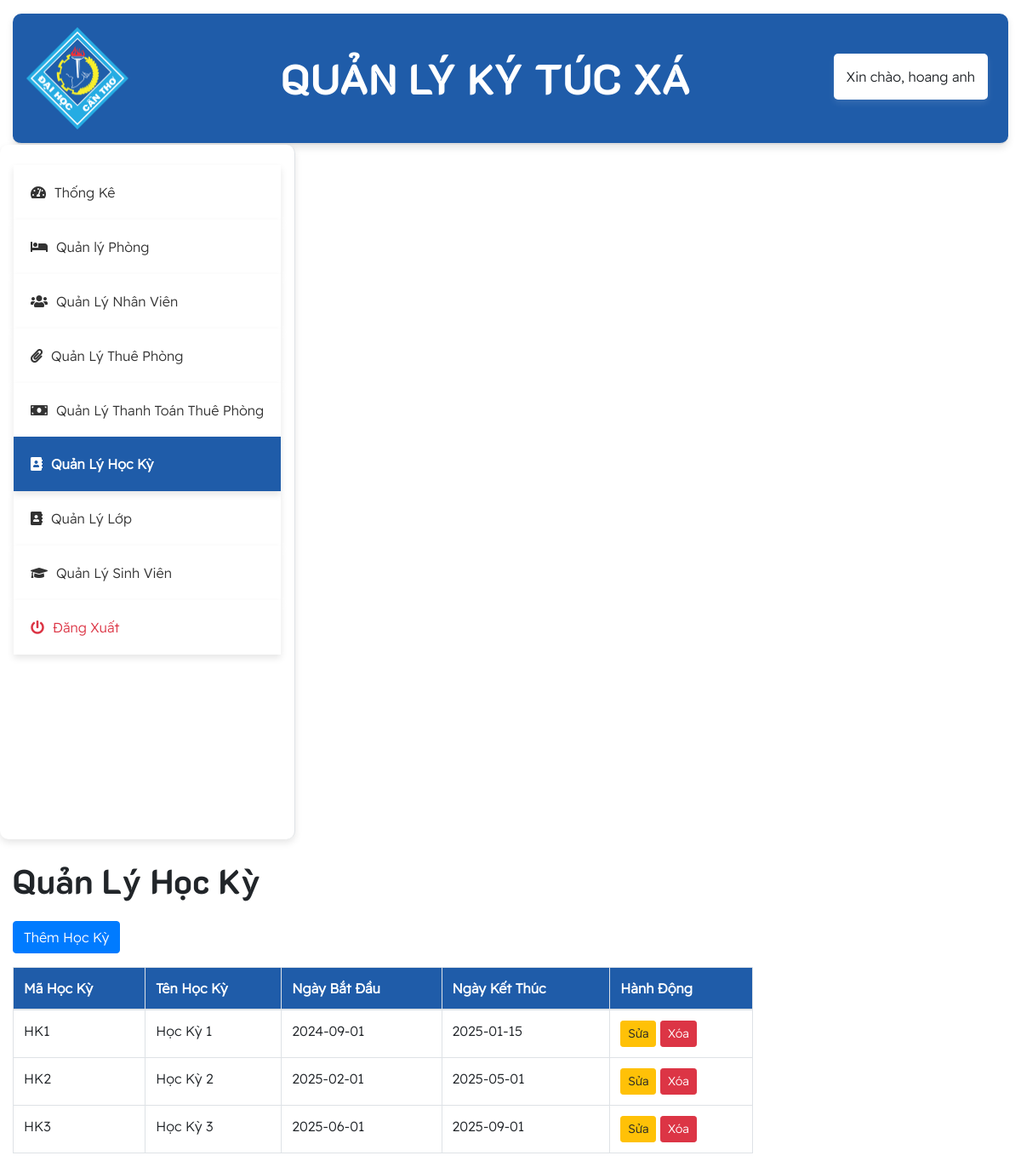
Page /hocky (signed in) on the committed database.
### tables this page shows
CREATE TABLE `hoc_ky` (
  `ma_hoc_ky` varchar(10) NOT NULL,
  `ten_hoc_ky` varchar(100) DEFAULT NULL,
  `bat_dau` date DEFAULT NULL,
  `ket_thuc` date DEFAULT NULL,
  PRIMARY KEY (`ma_hoc_ky`)
);

### app/controllers/HocKyController.php (called while the page is built, shortened)
<?php
class HocKyController
{
    private $hocKyModel;
    public function __construct($pdo)
    {
        $this->hocKyModel = new HocKy($pdo);
    }
    public function index()
    {
        $hocKys = $this->hocKyModel->getAll();
        include '../app/views/HocKy/index.php';
    }
}

### app/models/HocKy.php (called while the page is built, shortened)
<?php
class HocKy
{
    public ?PDO $db;
    public function __construct(?PDO $pdo)
    {
        $this->db = $pdo;
    }
    public function getAll(): array
    {
        $stmt = $this->db->query("SELECT * FROM Hoc_Ky");
        return $stmt->fetchAll(PDO::FETCH_ASSOC);
    }
}

### app/views/HocKy/index.php (the view, shortened to what this page needs)
<!DOCTYPE html>
<html lang="en">
<head>
    <link href="https://stackpath.bootstrapcdn.com/bootstrap/4.5.2/css/bootstrap.min.css" rel="stylesheet">
    <link rel="stylesheet" href="https://cdnjs.cloudflare.com/ajax/libs/font-awesome/5.15.4/css/all.min.css">
    <link rel="stylesheet" type="text/css" href="style.css">
</head>
<body>
    <div class="container-fluid mt-3">
        <div class="row">
            <div class="col-md-12">
                <?php include '../app/views/header.php'; ?>
            </div>
        </div>
        <div class="row">
            <div>
                <?php include '../app/views/nav.php'; ?>
            </div>
            <div class="col-md-9">
                <div class="content mt-4">
                    <h1 class="mb-4">Quản Lý Học Kỳ</h1>
                    <a href="/hocky/create" class="btn btn-primary mb-3">Thêm Học Kỳ</a>
                    <table class="table table-bordered table-hover">
                        <thead class="custom-thead">
                            <tr>
                                <th>Mã Học Kỳ</th>
                                <th>Tên Học Kỳ</th>
                                <th>Ngày Bắt Đầu</th>
                                <th>Ngày Kết Thúc</th>
                                <th>Hành Động</th>
                            </tr>
                        </thead>
                        <tbody>
                            <?php if (!empty($hocKys) && is_array($hocKys)): ?>
                            <?php foreach ($hocKys as $hocKy): ?>
                            <tr>
                                <td><?= htmlspecialchars($hocKy['ma_hoc_ky']) ?></td>
                                <td><?= htmlspecialchars($hocKy['ten_hoc_ky']) ?></td>
                                <td><?= htmlspecialchars($hocKy['bat_dau']) ?></td>
                                <td><?= htmlspecialchars($hocKy['ket_thuc']) ?></td>
                                <td>
                                    <a href="/hocky/edit/<?= htmlspecialchars($hocKy['ma_hoc_ky']) ?>"
                                        class="btn btn-warning btn-sm">Sửa</a>
                                    <a href="/hocky/delete/<?= htmlspecialchars($hocKy['ma_hoc_ky']) ?>"
                                        class="btn btn-danger btn-sm" onclick="return confirmDelete();">Xóa</a>
                                </td>
                            </tr>
                            <?php endforeach; ?>
                            <?php else: ?>
                            <tr>
                                <td colspan="5">Không có học kỳ nào để hiển thị.</td>
                            </tr>
                            <?php endif; ?>
                        </tbody>
                    </table>
                </div>
            </div>
        </div>
    </div>
</body>
</html>

### public/style.css (style rules this page uses)
:root { --main-bg-color: #009d63; --main-text-color: #009d63; --second-text-color: #bbbec5; --second-bg-color: #c1efde; }
.custom-thead { background-color: #1f5ca9; color: white; }
h1 { font-family: 'CustomFont', sans-serif; }
body { font-family: 'CustomFont1', sans-serif; }

### rows in the picture
hoc_ky: ma_hoc_ky "HK1", ten_hoc_ky "Học Kỳ 1", bat_dau "2024-09-01", ket_thuc "2025-01-15"
hoc_ky: ma_hoc_ky "HK2", ten_hoc_ky "Học Kỳ 2", bat_dau "2025-02-01", ket_thuc "2025-05-01"
hoc_ky: ma_hoc_ky "HK3", ten_hoc_ky "Học Kỳ 3", bat_dau "2025-06-01", ket_thuc "2025-09-01"

### other values in the picture
$_SESSION['ho_ten'] "hoang anh"
